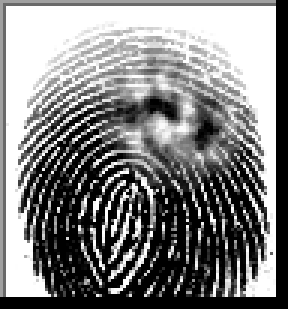
#> input picture BACSAHacks-ClosedChallenge-main/FingerprintExample/CrimeScene_Fingerprint.BMP, 96 x 103 px, found by its file name (shown 3 times larger)
$ python Fingerprint_analysis.py
#> lines starting #> are read from the running program, lines starting #| are printed output that depends on the picture
import os
import cv2
import numpy as np

folder = "Suspect_Fingerprints"

# --- Image Enhancement Function ---
# This helps the algorithm "see" ridges through smudges or low-contrast scans
def preprocess_fingerprint(image):
    if image is None: return None
    # Convert to grayscale if not already
    if len(image.shape) > 2:
        gray = cv2.cvtColor(image, cv2.COLOR_BGR2GRAY)
    else:
        gray = image

    # Apply CLAHE (Contrast Limited Adaptive Histogram Equalization)
    # This sharpens ridge details even in smudged/faint areas
    clahe = cv2.createCLAHE(clipLimit=3.0, tileGridSize=(8,8))
    enhanced = clahe.apply(gray)

    # Slight denoising to remove "salt and pepper" noise from old scans
    enhanced = cv2.fastNlMeansDenoising(enhanced, None, 10, 7, 21)

    return enhanced

# Load Evidence (Distored Fingerprint)
suspect_file_raw = cv2.imread("CrimeScene_Fingerprint.bmp")
#> suspect_file_raw is the input picture: shape (103, 96, 3); min 0, max 255, mean 129.4
suspect_file = preprocess_fingerprint(suspect_file_raw)
#> in preprocess_fingerprint, `enhanced = clahe.apply(gray)`:
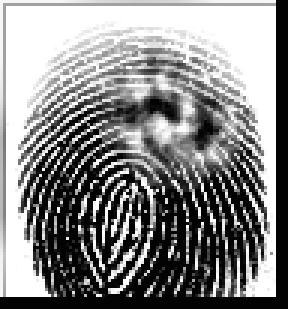
#> enhanced: shape (103, 96) (shown 3 times larger); min 3, max 255, mean 136.5

# ORB: Oriented FAST and Rotated BRIEF
# Tool used for imaage matching and feature detection.
# ORB Setup: Increased features to 3000 to better capture details in smudged prints
orb = cv2.ORB_create(nfeatures=3000)

# Evidence features and their descriptors
e_kp, e_des = orb.detectAndCompute(suspect_file, None)
#> e_kp = 137 keypoints; strongest (x, y, size): (41, 61, 31), (44, 63, 31), (42, 57, 31), (46, 64, 31)

# --- PARTIAL PRINTS ---
# Brute-force matcher for ORB (binary descriptors)
# crossCheck must be False to allow the KNN (k=2) match for the Ratio Test
bf = cv2.BFMatcher(cv2.NORM_HAMMING, crossCheck=False)

# --- List to store all results for ranking ---
all_results = []

# Loop through each fingerprint in the folder and compare with the evidence
for name in os.listdir(folder):
    path = os.path.join(folder, name)
    img_raw = cv2.imread(path)
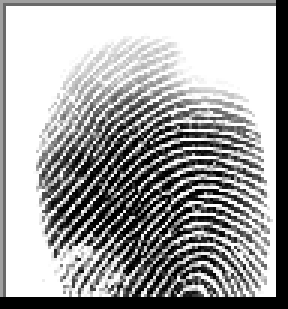
#> input picture BACSAHacks-ClosedChallenge-main/FingerprintExample/Suspect_Fingerprints/Aaliya_Mensah.BMP, 96 x 103 px (shown 3 times larger)
#> img_raw is the input picture: shape (103, 96, 3); min 0, max 255, mean 163.6
    if img_raw is None: continue

    # --- ENHANCEMENT STEP ---
    img = preprocess_fingerprint(img_raw)
#> in preprocess_fingerprint (call 2), `enhanced = clahe.apply(gray)`:
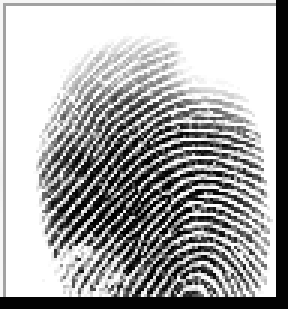
#> enhanced: shape (103, 96) (shown 3 times larger); min 3, max 255, mean 170

    # Features for the current fingerprint being observed
    kp, des = orb.detectAndCompute(img, None)
#> kp = 126 keypoints; strongest (x, y, size): (60, 69, 31), (64, 64, 31), (57, 67, 31), (56, 64, 31)
    if des is None: # No features found in the current image, skip it
        score = 0
        matches = []
    else:
        # Define the two versions to test
        versions = [
            img,
            cv2.flip(img, 1), # Horizontal
            cv2.flip(img, 0), # Vertical
            cv2.flip(img, -1) # Both
        ]

        max_flip_score = 0
        best_version_kp = None
        best_version_matches = None

        for v_img in versions:
            kp_v, des_v = orb.detectAndCompute(v_img, None)
            if des_v is None or len(des_v) < 2: continue

            # --- KNN MATCHING & LOWE'S RATIO TEST ---
            # This is the primary fix for partial prints.
            # It identifies unique landmarks even if most of the print is missing.
            matches = bf.knnMatch(e_des, des_v, k=2)
            good = []
            for match_pair in matches:
                if len(match_pair) == 2:
                    m, n = match_pair
                    # 0.75 is the standard ratio for robust matching
                    if m.distance < 0.75 * n.distance:
                        good.append(m)

            # --- GEOMETRIC VERIFICATION (RANSAC) ---
            # This ensures the matches "make sense" spatially, handling rotation.
            if len(good) > 10:  # We need at least 4 points for Homography, 10 is safer
                # Extract locations of matched keypoints
                src_pts = np.float32([e_kp[m.queryIdx].pt for m in good]).reshape(-1, 1, 2)
                dst_pts = np.float32([kp_v[m.trainIdx].pt for m in good]).reshape(-1, 1, 2)

                # findHomography finds the rotation/translation matrix.
                # RANSAC filters out points that don't fit the rotation "pattern".
                matrix, mask = cv2.findHomography(src_pts, dst_pts, cv2.RANSAC, 5.0)

                # The new score is the number of "Inliers"
                # (points that actually fit the rotation/smudge pattern)
                current_score = np.sum(mask) if mask is not None else 0
            else:
                current_score = len(good)

            # Keep the better of the two (original vs flipped)
            if current_score > max_flip_score:
                max_flip_score = current_score
                best_version_kp = kp_v
                best_version_matches = good
#> this loop made 4 passes
#> after the loop, max_flip_score = 0

        score = max_flip_score
#> score = 0
        ##kp = best_version_kp # Update kp for the winning version
        ##matches_to_save = best_version_matches

    # --- Calculate Confidence Score (1-100) ---
    # We use 50 verified points as a benchmark for 100% confidence.
    # Anything above 50 is extremely high confidence; anything below 10 is low.
    confidence = min(100, int((score / 50) * 100))
#> confidence = 0

    # Store data for ranking
    all_results.append({
        'name': name,
        'score': score,
        'confidence': confidence,
        'path': path,
        'img': img_raw,
        'kp': best_version_kp,
        'matches': best_version_matches
    })
    print(f"Processed {name}: Score {score}, Confidence {confidence}%")
#| Processed Aaliya_Mensah.BMP: Score 0, Confidence 0%
#> pass 2 of the loop `for name in os.listdir(folder):`:
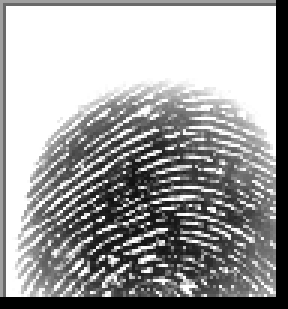
#> input picture BACSAHacks-ClosedChallenge-main/FingerprintExample/Suspect_Fingerprints/Aaron.BMP, 96 x 103 px (shown 3 times larger)
#> img_raw is the input picture: shape (103, 96, 3); min 0, max 255, mean 160.2
#> in preprocess_fingerprint (call 3), `enhanced = clahe.apply(gray)`:
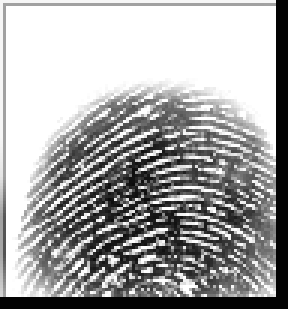
#> enhanced: shape (103, 96) (shown 3 times larger); min 3, max 255, mean 167.1
#> kp = 127 keypoints; strongest (x, y, size): (54, 48, 31), (48, 68, 31), (56, 49, 31), (34, 68, 31)
#> the loop `for v_img in versions:` made 4 passes
#> (current_score, max_flip_score, best_version_matches) on pass 1: (1, 1, 1 matches)
#> after the loop `for v_img in versions:`: max_flip_score = 1
#> confidence = 2
#| Processed Aaron.BMP: Score 1, Confidence 2%
#> pass 3 of the loop `for name in os.listdir(folder):`:
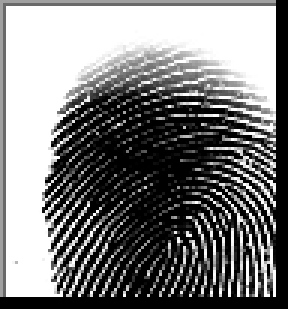
#> input picture BACSAHacks-ClosedChallenge-main/FingerprintExample/Suspect_Fingerprints/Dmitri_Volkov.BMP, 96 x 103 px (shown 3 times larger)
#> img_raw is the input picture: shape (103, 96, 3); min 0, max 255, mean 124.5
#> in preprocess_fingerprint (call 4), `enhanced = clahe.apply(gray)`:
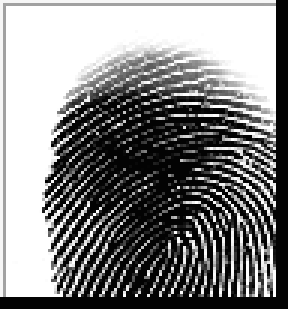
#> enhanced: shape (103, 96) (shown 3 times larger); min 3, max 255, mean 132.4
#> kp = 108 keypoints; strongest (x, y, size): (55, 35, 31), (32, 70, 31), (56, 32, 31), (49, 34, 31)
#> the loop `for v_img in versions:` made 4 passes
#> after the loop `for v_img in versions:`: max_flip_score = 0
#| Processed Dmitri_Volkov.BMP: Score 0, Confidence 0%

# --- Ranking Logic ---
# Sort suspects from highest score to lowest
all_results.sort(key=lambda x: x['score'], reverse=True)
if all_results and all_results[0]['score'] > 0:
    print("\n" + "="*30)
    print("SUSPECT RANKING (Most Likely first):")
    for i, res in enumerate(all_results[:5], 1): # Show top 5
        print(f"{i}. {res['name']} - Confidence: {res['confidence']}% (Score: {res['score']})")
#> this loop made 3 passes
#| 1. Aaron.BMP - Confidence: 2% (Score: 1)
#| 2. Aaliya_Mensah.BMP - Confidence: 0% (Score: 0)
#| 3. Dmitri_Volkov.BMP - Confidence: 0% (Score: 0)
    print("="*30)

    # Visualization for the #1 ranked suspect
    top_suspect = all_results[0]
#> top_suspect = 7 items

    # SAFETY CHECK: Ensure we have data to draw
    if top_suspect['kp'] is not None and top_suspect['matches'] is not None:

        # Create the matching visualization
        vis = cv2.drawMatches(
            suspect_file, e_kp,
            preprocess_fingerprint(top_suspect['img']), top_suspect['kp'],
            top_suspect['matches'][:50], # Show top 50 verified points
            None,
            flags=cv2.DrawMatchesFlags_NOT_DRAW_SINGLE_POINTS
        )
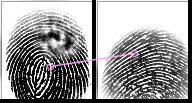
#> vis: shape (103, 192, 3); mean of channels 0, 1, 2 152.8, 152.3, 152.9; drawn as B, G, R

        # --- ENLARGE THE IMAGE ---
        # Calculate new dimensions (200% of original size)
        scale_percent = 200
        width = int(vis.shape[1] * scale_percent / 100)
#> width = 384
        height = int(vis.shape[0] * scale_percent / 100)
#> height = 206
        dim = (width, height)
#> dim = (384, 206)

        # Resize using INTER_CUBIC for higher quality enlargement
        enlarged_vis = cv2.resize(vis, dim, interpolation=cv2.INTER_CUBIC)
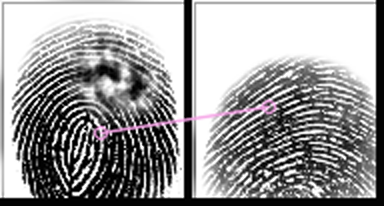
#> enlarged_vis: shape (206, 384, 3); mean of channels 0, 1, 2 153.1, 152.6, 153.3; drawn as B, G, R

        # Display the enlarged version
        window_name = f"Rank 1: {top_suspect['name']} ({top_suspect['confidence']}%)"
#> window_name = 'Rank 1: Aaron.BMP (2%)'
        cv2.imshow(window_name, enlarged_vis)

        print(f"\nDisplaying results at {scale_percent}% scale.")
        print("Click the image window and press any key to exit.")

        cv2.waitKey(0)
        cv2.destroyAllWindows()
    else:
        print(f"Skipping visualization: No valid features found for {top_suspect['name']}.")
